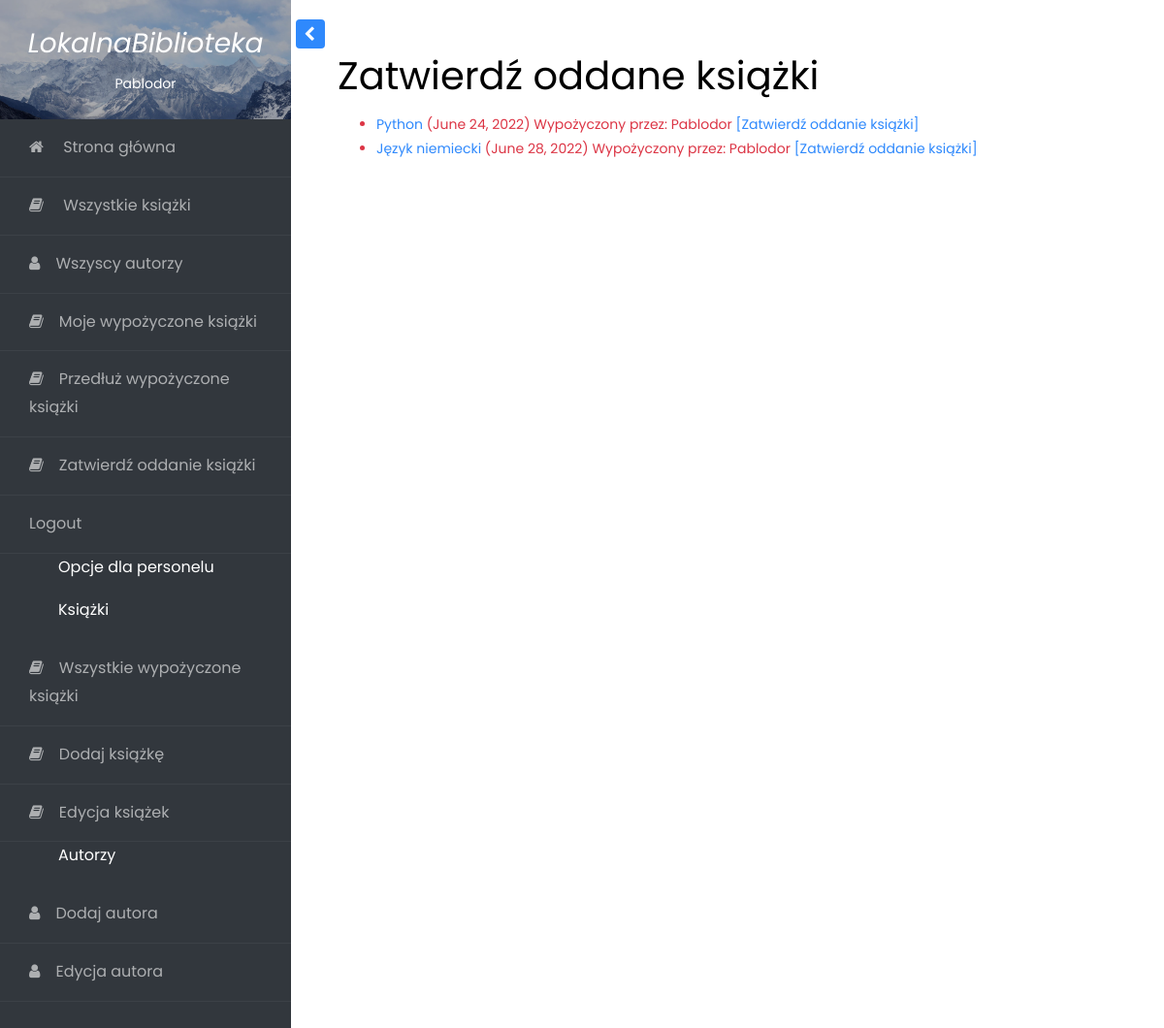
The app's page /catalog/confirm_get_book/ (signed in) with its own data.
### catalog/models.py (models this page shows, shortened)
class BookInstance(models.Model):
    id = models.UUIDField(primary_key=True, default=uuid.uuid4, help_text='Unikalne ID dla kazdej ksiazki w calej księgarni.')
    book = models.ForeignKey('Book', on_delete=models.SET_NULL, null=True, verbose_name="Tytuł książki")
    imprint = models.CharField(max_length=200)
    due_back = models.DateField(null=True, blank=True, verbose_name="Wypożyczona do")
    borrower = models.ForeignKey(User, on_delete=models.SET_NULL, null=True, blank=True, verbose_name="Pożyczający")
    title = models.CharField(max_length=200, null=True, verbose_name="Tytuł") #dodałem tytuł do kopi ksiązki
    LOAN_STATUS = (
        ('m', 'W trakcie renowacji'), # m - maintenance
        ('o', 'Wypożyczona'), # o - on loan
        ('a', 'Dostępna'), # a - available
        ('r', 'Zarezerwowana'), # r - reserved
    )
    status = models.CharField(
        max_length=1,
        choices=LOAN_STATUS,
        blank=True,
        default='m',
        help_text='Dostępność książki',
    )
    class Meta:
        ordering = ['due_back']
        permissions = (("can_mark_returned", "Set book as returned"),)
    @property
    def is_overdue(self):
        if self.due_back and date.today() > self.due_back:
            return True
        return False

class Book(models.Model):
    title = models.CharField(max_length=200, verbose_name="Tytuł")
    author = models.ForeignKey('Author', on_delete=models.SET_NULL, null=True, verbose_name="Autor")
    summary = models.TextField(max_length=1000, help_text='Wprowadz krotki opis ksiazki', verbose_name="Opis książki")
    isbn = models.CharField('ISBN', max_length=13,
                            help_text='13 znakowy <a href="https://www.isbn-international.org/content/what-isbn">numer ISBN</a>')
    genre = models.ManyToManyField(Genre, help_text='Wybierz gatunek ksiazki.', verbose_name="Gatunek")
    language = models.ManyToManyField("Language", help_text='Wybierz język.', verbose_name="Język")
    def display_genre(self):
        """Create a string for the Genre. This is required to display genre in Admin."""
        return ', '.join(genre.name for genre in self.genre.all()[:3])
    display_genre.short_description = 'Gatunek'
    def display_language(self):
        """Create a string for the Genre. This is required to display genre in Admin."""
        return ', '.join(language.name for language in self.language.all()[:3])
    display_language.short_description = 'Język'

### catalog/views.py (the view)
# urls.py: path('confirm_get_book/', views.ConfirmBookListView.as_view(), name='confirm-get-book'),
class ConfirmBookListView(LoginRequiredMixin, generic.ListView):
    model = BookInstance
    template_name = 'confirm_get_book.html'
    def get_queryset(self):
        return BookInstance.objects.filter(borrower=self.request.user).filter(status__exact='o').order_by('due_back')

### catalog/templates/confirm_get_book.html
{% extends "base_generic.html" %}
{% block content %}
    <h1>Zatwierdź oddane książki</h1>
    {% if bookinstance_list %}
    <ul>
      {% for bookinst in bookinstance_list %}
        <li class="{% if bookinst.is_overdue %}text-danger{% endif %}">
        <a href="{% url 'book-detail' bookinst.book.pk %}">{{bookinst.book.title}}</a> ({{ bookinst.due_back }})
            Wypożyczony przez: {{ bookinst.borrower }}
            <a href="{% url 'get-book-form' bookinst.pk %}">[Zatwierdź oddanie książki]</a>
      </li>
      {% endfor %}
    </ul>
    {% else %}
      <p>Brak wypożyczonych książek.</p>
    {% endif %}
{% endblock %}

### catalog/templates/base_generic.html (shortened to what this page needs)
<!DOCTYPE html>
<html lang="pl">
<head>
  <link rel="stylesheet" href="https://stackpath.bootstrapcdn.com/bootstrap/4.1.3/css/bootstrap.min.css">
  <link rel="stylesheet" href="https://stackpath.bootstrapcdn.com/font-awesome/4.7.0/css/font-awesome.min.css">
  {% load static %}
  <link rel="stylesheet" href="{% static 'css/style.css' %}">
</head>
<body>
<div class="wrapper d-flex align-items-stretch">
    {% block sidebar %}
        <nav id="sidebar">
                <div class="custom-menu">
                    <button type="button" id="sidebarCollapse" class="btn btn-primary">
                    </button>
                </div>
                <div class="img bg-wrap text-center py-4" style="background-image: url({% static 'images/bg_1.jpg' %});">
                    <h3 class="font-italic text-white"><a href="{% url 'index' %}" class="text-white">LokalnaBiblioteka</a></h3>
                    {{ user.username }}
                </div>
                <ul class="list-unstyled components mb-5">
                  <li>
                    <a href="{% url 'index' %}"><span class="fa fa-home mr-3"></span> Strona główna</a>
                  </li>
                  <li>
                      <a href="{% url 'books' %}"><span class="fa fa-book mr-3 "></span> Wszystkie książki</a>
                  </li>
                  <li>
                    <a href="{% url 'authors' %}"><span class="fa fa-user mr-3"></span>Wszyscy autorzy</a>
                  </li>
                    <li>
                    <a href="{% url 'my-borrowed' %}"><span class="fa fa-book mr-3"></span>Moje wypożyczone książki</a>
                  </li>
                    <li>
                    <a href="{% url 'all-borrowed-extend'   %}"><span class="fa fa-book mr-3"></span>Przedłuż wypożyczone książki</a>
                    </li>
                    <li>
                    <a href="{% url 'confirm-get-book'   %}"><span class="fa fa-book mr-3"></span>Zatwierdź oddanie książki</a>
                    </li>
                    {% if user.is_authenticated %}
                        <li><a href="{% url 'logout'%}?next={{request.path}}">Logout</a></li>
                    {% else %}
                        <li><a href="{% url 'django_registration_register'%}">Zarejestruj się</a></li>
                        <li><a href="{% url 'login'%}">Login</a></li>
                    {% endif %}
                    {% if perms.catalog.can_mark_returned %}
                    <li>
                        <p style="text-indent:60px;">Opcje dla personelu</p>
                    </li>
                    <li>
                        <p style="text-indent:60px;">Książki</p>
                    </li>
                    <li>
                        <a href="{% url 'all-borrowed' %}"><span class="fa fa-book mr-3"></span>Wszystkie wypożyczone książki</a>
                    </li>
                    <li>
                    <a href="{% url 'book_create' %}"><span class="fa fa-book mr-3"></span>Dodaj książkę</a>
                    </li>
                    <li>
                    <a href="{% url 'all-books-update' %}"><span class="fa fa-book mr-3"></span>Edycja książek</a>
                    </li>
                    <li>
                        <p style="text-indent:60px;">Autorzy</p>
                    </li>
                    <li>
                    <a href="{% url 'author_create' %}"><span class="fa fa-user mr-3"></span>Dodaj autora</a>
                    </li>
                    <li>
                    <a href="{% url 'all-authors-update'  %}"><span class="fa fa-user mr-3"></span>Edycja autora</a>
                    </li>
                    {% endif %}
                </ul>
            </nav>
    {% endblock %}
      <div id="content" class="p-4 p-md-5 pt-5">
          {% block content %}{% endblock %}
      </div>
</div>
</body>
</html>

### records on screen
BookInstance: book "Python", due_back "June 24, 2022", borrower "Pablodor"
BookInstance: book "Język niemiecki", due_back "June 28, 2022", borrower "Pablodor"

### other values on screen
{{ user.username }} "Pablodor"
